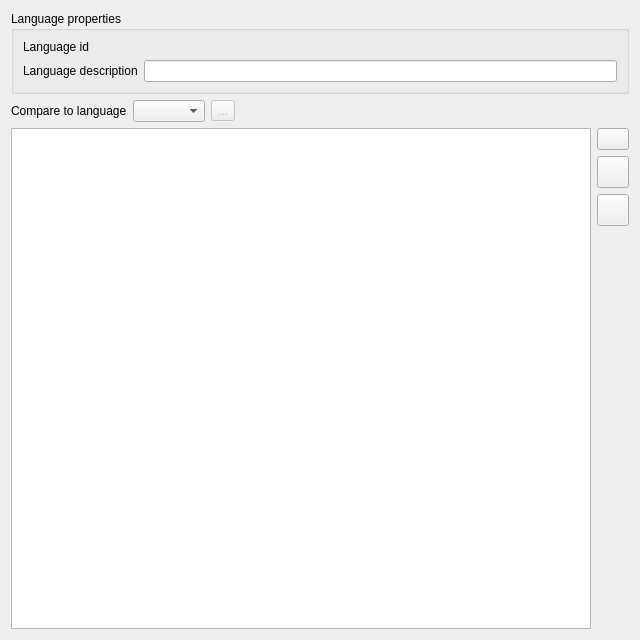
<?xml version="1.0" encoding="UTF-8"?>
<ui version="4.0">
 <class>StringsEditor</class>
 <widget class="QWidget" name="StringsEditor">
  <property name="geometry">
   <rect>
    <x>0</x>
    <y>0</y>
    <width>640</width>
    <height>640</height>
   </rect>
  </property>
  <property name="windowTitle">
   <string>Strings editor</string>
  </property>
  <layout class="QVBoxLayout" name="verticalLayout">
   <item>
    <widget class="QGroupBox" name="language_properties_group_box">
     <property name="title">
      <string>Language properties</string>
     </property>
     <layout class="QFormLayout" name="formLayout">
      <item row="0" column="0">
       <widget class="QLabel" name="language_id_label">
        <property name="toolTip">
         <string/>
        </property>
        <property name="text">
         <string>Language id</string>
        </property>
       </widget>
      </item>
      <item row="0" column="1">
       <widget class="QLabel" name="language_id_field">
        <property name="toolTip">
         <string>Folder name of the language</string>
        </property>
        <property name="text">
         <string/>
        </property>
       </widget>
      </item>
      <item row="1" column="0">
       <widget class="QLabel" name="description_label">
        <property name="text">
         <string>Language description</string>
        </property>
       </widget>
      </item>
      <item row="1" column="1">
       <widget class="QLineEdit" name="description_field">
        <property name="toolTip">
         <string>User-friendly description to show in the editor</string>
        </property>
       </widget>
      </item>
     </layout>
    </widget>
   </item>
   <item>
    <layout class="QHBoxLayout" name="translation_layout">
     <item>
      <widget class="QLabel" name="translation_label">
       <property name="text">
        <string>Compare to language</string>
       </property>
      </widget>
     </item>
     <item>
      <widget class="ResourceSelector" name="translation_field"/>
     </item>
     <item>
      <widget class="QToolButton" name="translation_refresh_button">
       <property name="enabled">
        <bool>false</bool>
       </property>
       <property name="toolTip">
        <string>Refresh language</string>
       </property>
       <property name="text">
        <string>...</string>
       </property>
       <property name="icon">
        <iconset resource="../../resources/images.qrc">
         <normaloff>:/images/icon_refresh.png</normaloff>:/images/icon_refresh.png</iconset>
       </property>
       <property name="iconSize">
        <size>
         <width>16</width>
         <height>16</height>
        </size>
       </property>
      </widget>
     </item>
     <item>
      <spacer name="horizontalSpacer">
       <property name="orientation">
        <enum>Qt::Horizontal</enum>
       </property>
       <property name="sizeHint" stdset="0">
        <size>
         <width>40</width>
         <height>20</height>
        </size>
       </property>
      </spacer>
     </item>
    </layout>
   </item>
   <item>
    <layout class="QHBoxLayout" name="strings_layout">
     <item>
      <widget class="StringsTreeView" name="strings_tree_view"/>
     </item>
     <item>
      <layout class="QVBoxLayout" name="boutton_layout">
       <item>
        <widget class="QPushButton" name="create_button">
         <property name="maximumSize">
          <size>
           <width>32</width>
           <height>32</height>
          </size>
         </property>
         <property name="toolTip">
          <string>Add</string>
         </property>
         <property name="text">
          <string/>
         </property>
         <property name="icon">
          <iconset resource="../../resources/images.qrc">
           <normaloff>:/images/icon_add.png</normaloff>:/images/icon_add.png</iconset>
         </property>
         <property name="iconSize">
          <size>
           <width>24</width>
           <height>24</height>
          </size>
         </property>
        </widget>
       </item>
       <item>
        <widget class="QPushButton" name="set_key_button">
         <property name="sizePolicy">
          <sizepolicy hsizetype="Fixed" vsizetype="Fixed">
           <horstretch>0</horstretch>
           <verstretch>0</verstretch>
          </sizepolicy>
         </property>
         <property name="minimumSize">
          <size>
           <width>32</width>
           <height>32</height>
          </size>
         </property>
         <property name="maximumSize">
          <size>
           <width>32</width>
           <height>32</height>
          </size>
         </property>
         <property name="toolTip">
          <string>Change key</string>
         </property>
         <property name="text">
          <string/>
         </property>
         <property name="icon">
          <iconset resource="../../resources/images.qrc">
           <normaloff>:/images/icon_rename.png</normaloff>:/images/icon_rename.png</iconset>
         </property>
         <property name="iconSize">
          <size>
           <width>24</width>
           <height>24</height>
          </size>
         </property>
        </widget>
       </item>
       <item>
        <widget class="QPushButton" name="delete_button">
         <property name="sizePolicy">
          <sizepolicy hsizetype="Fixed" vsizetype="Fixed">
           <horstretch>0</horstretch>
           <verstretch>0</verstretch>
          </sizepolicy>
         </property>
         <property name="minimumSize">
          <size>
           <width>32</width>
           <height>32</height>
          </size>
         </property>
         <property name="maximumSize">
          <size>
           <width>32</width>
           <height>32</height>
          </size>
         </property>
         <property name="toolTip">
          <string>Delete</string>
         </property>
         <property name="text">
          <string/>
         </property>
         <property name="icon">
          <iconset resource="../../resources/images.qrc">
           <normaloff>:/images/icon_cross.png</normaloff>:/images/icon_cross.png</iconset>
         </property>
         <property name="iconSize">
          <size>
           <width>24</width>
           <height>24</height>
          </size>
         </property>
        </widget>
       </item>
       <item>
        <spacer name="vertical_spacer">
         <property name="orientation">
          <enum>Qt::Vertical</enum>
         </property>
         <property name="sizeHint" stdset="0">
          <size>
           <width>20</width>
           <height>40</height>
          </size>
         </property>
        </spacer>
       </item>
      </layout>
     </item>
    </layout>
   </item>
  </layout>
 </widget>
 <customwidgets>
  <customwidget>
   <class>ResourceSelector</class>
   <extends>QComboBox</extends>
   <header>gui/resource_selector.h</header>
  </customwidget>
  <customwidget>
   <class>StringsTreeView</class>
   <extends>QTreeView</extends>
   <header>gui/strings_tree_view.h</header>
  </customwidget>
 </customwidgets>
 <resources>
  <include location="../../resources/images.qrc"/>
 </resources>
 <connections/>
</ui>
